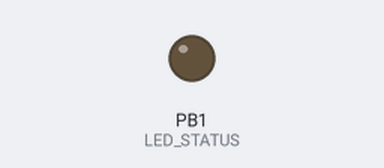
A program run on a simulated ATtiny85, built with avr-gcc and run on an emulated ATtiny85. Shown: output pins drawn as LEDs (lit = HIGH). Pins used as bus, display or sensor lines are not drawn.

Above: at 0.3 s.
Timing chart, 0 to 1.8 s (numbered marks = the images above):
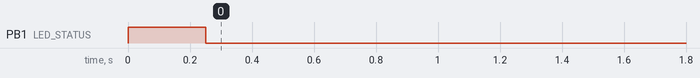

The program:

main.cpp
```cpp
#include <Arduino.h>

#define LED_STATUS    1
#define EXT_TRIGGER   3
#define PHOTO_TRIGGER 4

#define PHOTO_TRIGGER_PERIOD_MS 30000
//#define PHOTO_TRIGGER_PERIOD_MS 5000
#define PHOTO_TRIGGER_MS        25


void setup() {
  // this is on board LED
  pinMode(LED_STATUS,  OUTPUT);
  // external button for manual triggering
  pinMode(EXT_TRIGGER, INPUT_PULLUP);
  // periodically triggers photo shot
  pinMode(PHOTO_TRIGGER, OUTPUT);

  // start-up blink
  digitalWrite(LED_STATUS, HIGH);
  delay(250);
  digitalWrite(LED_STATUS, LOW);
}

void loop() {
  digitalWrite(PHOTO_TRIGGER, HIGH);
  delay(PHOTO_TRIGGER_MS);

  digitalWrite(PHOTO_TRIGGER, LOW);
  delay(PHOTO_TRIGGER_PERIOD_MS - PHOTO_TRIGGER_MS);
}
```
